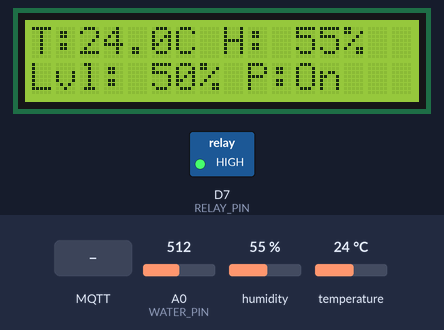
Bench run of a sketch on a simulated Arduino Uno R4 WiFi. Parts: 16×2 character LCD, switched loads named in the sketch (green lamp = pin HIGH). Inputs (shaded band) come from the test bench; at power-on: humidity 55 %, A0 (WATER_PIN) = 512, temperature 24 °C. WiFi joins after 1.5 s; servers stay silent unless stated; network time is answered at once with the bench clock; the local clock reads 2024-03-15 10:24:30 at power-on unless the sketch sets it; no MQTT or app messages arrive unless stated; not simulated (calls return 0 or success): arduino_secrets.h; what the sketch prints to the serial monitor is not drawn.

Above: at 5.6 s.
5.7 s: MQTT message "off" arrives on the first subscribed topic
At 10.8 s:
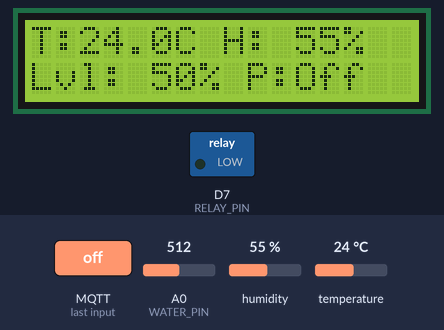
11.5 s: humidity set to 22 %
At 15.9 s:
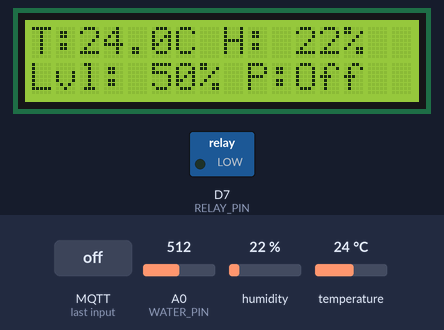
16.5 s: A0 (WATER_PIN) set to 716
At 20.9 s:
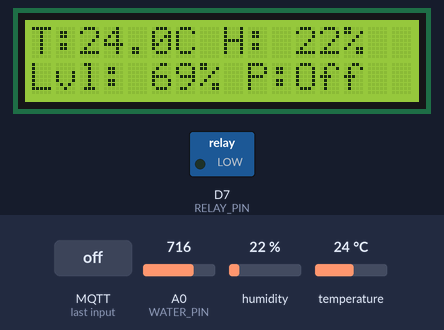
21.5 s: temperature set to 12 °C
At 25.9 s:
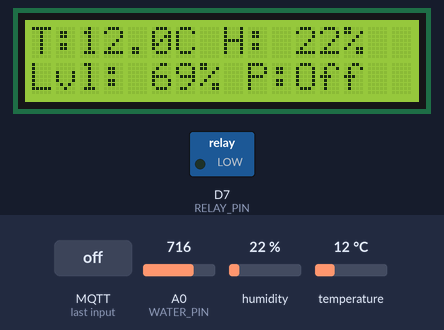
26.5 s: MQTT message "auto" arrives on the first subscribed topic
At 30.9 s:
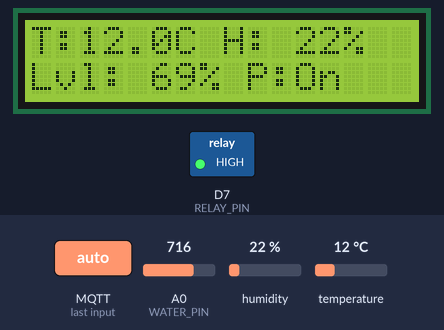
31.5 s: A0 (WATER_PIN) set to 900
At 36.0 s:
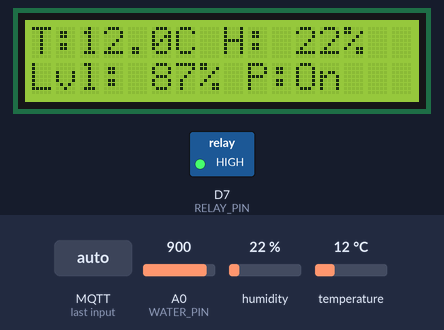
Timing chart, 0 to 37.5 s (numbered marks = the images above; inputs shaded):
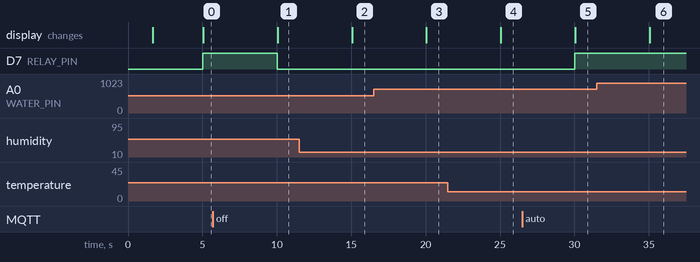

Measured:
- after the input at 5.7 s, D7 (RELAY_PIN): HIGH → LOW after 4.3 s; the display: changes after 4.4 s (image 1)
- after the input at 11.5 s, the display: changes after 3.6 s (image 2)
- after the input at 16.5 s, the display: changes after 3.6 s (image 3)
- after the input at 21.5 s, the display: changes after 3.6 s (image 4)
- after the input at 26.5 s, D7 (RELAY_PIN): LOW → HIGH after 3.5 s; the display: changes after 3.6 s (image 5)
- after the input at 31.5 s, the display: changes after 3.6 s (image 6)

The sketch:

iot-agriculture-mqtt.ino
```cpp
/**
 * @file iot-agriculture-mqtt.ino
 * @brief IoT Agriculture device using MQTT instead of an HTTP dashboard.
 *
 * Features:
 *  - WiFi connectivity (WiFiS3)
 *  - MQTT telemetry via PubSubClient
 *  - NTP-based timekeeping
 *  - I2C LCD status display
 *  - DHT temperature/humidity sensor
 *  - Analogue water level sensor controlling a relay-driven pump
 *
 * Provide Wi-Fi and secrets in `arduino_secrets.h`:
 *   - SECRET_SSID, SECRET_PASS
 *   - SECRET_TARGET_LEVEL (0-100), optional SECRET_PUMP_HYSTERESIS
 *   - SECRET_MQTT_HOST, SECRET_MQTT_PORT, optional SECRET_MQTT_USER, SECRET_MQTT_PASS
 *   - optional SECRET_MQTT_BASETOPIC (defaults to "iot/agriculture")
 */

#include <WiFiS3.h>
#include "arduino_secrets.h"
// Use NTP instead of the RTC library for time
#include <WiFiUdp.h>
#include <NTPClient.h>
#include <Wire.h>
#include <LiquidCrystal_I2C.h>
#include <DHT.h>
// MQTT telemetry and control
#include <PubSubClient.h>

/** === Configuration === */
// Wi‑Fi credentials are kept in `arduino_secrets.h` (excluded from version control).
char ssid[] = SECRET_SSID;
char password[] = SECRET_PASS;

/** MQTT broker defaults (override in arduino_secrets.h if needed). */
#ifndef SECRET_MQTT_HOST
#define SECRET_MQTT_HOST "test.mosquitto.org"
#endif

#ifndef SECRET_MQTT_PORT
#define SECRET_MQTT_PORT 1883
#endif

#ifndef SECRET_MQTT_BASETOPIC
#define SECRET_MQTT_BASETOPIC "iot/agriculture"
#endif

#ifndef SECRET_PUMP_HYSTERESIS
const int PUMP_HYSTERESIS = 5;
#else
const int PUMP_HYSTERESIS = SECRET_PUMP_HYSTERESIS;
#endif

/** === Time sources === */
// Use NTP client in UTC and refresh every 60 seconds
WiFiUDP ntpUDP;
NTPClient timeClient(ntpUDP, "uk.pool.ntp.org", 0, 60000);

/** === Local display (I2C) === */
/** Support I2C LCD at address 0x27. SDA is A4 and SCL is A5 */
LiquidCrystal_I2C lcd(0x27, 16, 2);

/** === Display timing === */
unsigned long lastDisplay = 0;
const unsigned long displayInterval = 5000;

/** === DHT sensor === */
/** Digital pin D5 for DHT11 data. */
#define DHTPIN 5
#define DHTTYPE DHT11
DHT dht(DHTPIN, DHTTYPE);
/** Store latest sensor values updated from the DHT */
float lastTemp = NAN;
float lastHum = NAN;

/** === Water level sensor === */
/** Analogue pin A0 for water level */
#define WATER_PIN A0
/** Store water level as 0 to 100 per cent and use -1 for unknown */
int lastLevel = -1;

/** === Relay / Pump control === */
/** Digital pin D7 for the relay. Relay is active high. */
#define RELAY_PIN 7
#define RELAY_ACTIVE_HIGH 1
/** Store recent pump state for MQTT telemetry */
bool lastPumpOn = false;

/** === Pump control mode === */
/** Pump may be controlled automatically based on level, or forced on/off via MQTT. */
enum PumpMode
{
    MODE_AUTO,     ///< Automatic: use hysteresis logic based on water level
    MODE_FORCE_ON, ///< Forced on: pump controlled via MQTT command
    MODE_FORCE_OFF ///< Forced off: pump controlled via MQTT command
};
PumpMode pumpMode = MODE_AUTO;

/** === MQTT client === */
/** Network client and MQTT broker interface. */
WiFiClient netClient;
PubSubClient mqtt(netClient);

/** === Device identity === */
/** Derived from MAC address; used to construct MQTT topic hierarchy. */
char deviceId[20]; ///< Hex MAC without colons (up to 12 chars)
char topicBase[64]; ///< Base MQTT topic: `iot/agriculture/<DEVICE_ID>`

/** === Function declarations === */
/**
 * @brief Ensure WiFi is connected, reconnecting if necessary.
 */
void ensureWifi();

/**
 * @brief Ensure MQTT connection, handle subscriptions.
 */
void ensureMqtt();

/**
 * @brief MQTT message callback for control commands.
 */
void mqttCallback(char *topic, byte *payload, unsigned int length);

/**
 * @brief Publish device status to MQTT (connected and IP address).
 */
void publishStatus(bool retained = true);

/**
 * @brief Publish sensor readings and pump state as JSON.
 */
void publishSensor(bool retained = false);

/**
 * @brief Publish pump state (on/off) to MQTT.
 */
void publishPumpState(bool retained = true);

/**
 * @brief Initialize device identity (MAC address) for MQTT topics.
 */
/**
 * Extracts the device MAC address and constructs the MQTT topic base from it.
 * Stores the hex MAC (without colons) in `deviceId` and the full topic base in `topicBase`.
 */
void initDeviceIdentity()
{
    uint8_t mac[6];
    WiFi.macAddress(mac);
    snprintf(deviceId, sizeof(deviceId), "%02X%02X%02X%02X%02X%02X",
             mac[0], mac[1], mac[2], mac[3], mac[4], mac[5]);
    snprintf(topicBase, sizeof(topicBase), "%s/%s", SECRET_MQTT_BASETOPIC, deviceId);
}

/**
 * @brief Format NTP time as a local time string (HH:MM).
 *
 * Queries the NTP client for the current epoch and formats it as a simple
 * time string. Returns "--:--" if NTP sync has not yet occurred.
 */
void formatLocalTime(char *buf, size_t buflen)
{
    timeClient.update();
    unsigned long epoch = timeClient.getEpochTime();
    // Return formatted time or placeholder if NTP is not yet synchronised
    if (epoch == 0)
    {
        snprintf(buf, buflen, "--:--");
        return;
    }
    unsigned long minutes = (epoch / 60) % 60;
    unsigned long hours = (epoch / 3600) % 24;
    snprintf(buf, buflen, "%02lu:%02lu", hours, minutes);
}

// MQTT reconnect + subscriptions
void ensureMqtt()
{
    if (mqtt.connected())
        return;

    char clientId[40];
    snprintf(clientId, sizeof(clientId), "agri-%s", deviceId[0] ? deviceId : "node");

    // Last Will: status/connected = false
    char willTopic[96];
    snprintf(willTopic, sizeof(willTopic), "%s/status/connected", topicBase);

    mqtt.setServer(SECRET_MQTT_HOST, SECRET_MQTT_PORT);
    mqtt.setCallback(mqttCallback);

    bool ok = false;
#if defined(SECRET_MQTT_USER) && defined(SECRET_MQTT_PASS)
    ok = mqtt.connect(clientId, SECRET_MQTT_USER, SECRET_MQTT_PASS, willTopic, 1, true, "false");
#else
    ok = mqtt.connect(clientId, willTopic, 1, true, "false");
#endif
    if (!ok)
    {
        // Give a moment before next loop retry
        delay(500);
        return;
    }

    // Publish connection status and resubscribe to topics.
    publishStatus(true);

    char subTopic[96];
    snprintf(subTopic, sizeof(subTopic), "%s/pump/cmd", topicBase);
    mqtt.subscribe(subTopic);
}

/**
 * Checks WiFi connection status and initiates a connection if not already connected.
 * Waits for connection with a 15 second timeout.
 */
void ensureWifi()
{
    if (WiFi.status() == WL_CONNECTED)
        return;
    WiFi.begin(ssid, password);
    unsigned long start = millis();
    while (WiFi.status() != WL_CONNECTED && millis() - start < 15000)
    {
        delay(250);
    }
}

/**
 * Publishes device status to MQTT: connection state and IP address.
 * Both messages are retained on the broker for late subscribers.
 */
void publishStatus(bool retained)
{
    if (!mqtt.connected())
        return;
    char topic[96];
    snprintf(topic, sizeof(topic), "%s/status/connected", topicBase);
    mqtt.publish(topic, "true", retained);

    // Also publish the device's IP address as retained
    IPAddress ip = WiFi.localIP();
    char ipTopic[96];
    char ipBuf[32];
    snprintf(ipTopic, sizeof(ipTopic), "%s/status/ip", topicBase);
    snprintf(ipBuf, sizeof(ipBuf), "%u.%u.%u.%u", ip[0], ip[1], ip[2], ip[3]);
    mqtt.publish(ipTopic, ipBuf, true);
}

/**
 * Publishes the current pump state (on/off) to MQTT.
 * The message is retained so subscribers always see the latest state.
 */
void publishPumpState(bool retained)
{
    if (!mqtt.connected())
        return;
    char topic[96];
    snprintf(topic, sizeof(topic), "%s/pump/state", topicBase);
    mqtt.publish(topic, lastPumpOn ? "on" : "off", retained);
}

/**
 * Publishes sensor readings and device state as a JSON payload to MQTT.
 *
 * JSON fields: temperature (float °C), humidity (percent), level (percent),
 * pump (boolean), mode (string: auto/on/off), and time (HH:MM).
 * Null values are used when sensors are unavailable.
 */
void publishSensor(bool retained)
{
    if (!mqtt.connected())
        return;
    char topic[96];
    snprintf(topic, sizeof(topic), "%s/sensor", topicBase);

    char timeStr[16];
    formatLocalTime(timeStr, sizeof(timeStr));

    // Build JSON payload with all sensor readings and pump/mode state
    char payload[192];
    const char *modeStr = (pumpMode == MODE_AUTO) ? "auto" : (pumpMode == MODE_FORCE_ON ? "on" : "off");
    // Handle nulls for missing values for temperature, humidity, and water level
    char tempBuf[12];
    char humBuf[12];
    if (isnan(lastTemp))
        strcpy(tempBuf, "null");
    else
        dtostrf(lastTemp, 0, 1, tempBuf);
    if (isnan(lastHum))
        strcpy(humBuf, "null");
    else
        dtostrf(lastHum, 0, 0, humBuf);

    if (lastLevel < 0)
    {
        snprintf(payload, sizeof(payload),
                 "{\"temperature\":%s,\"humidity\":%s,\"level\":null,\"pump\":%s,\"mode\":\"%s\",\"time\":\"%s\"}",
                 tempBuf, humBuf, lastPumpOn ? "true" : "false", modeStr, timeStr);
    }
    else
    {
        snprintf(payload, sizeof(payload),
                 "{\"temperature\":%s,\"humidity\":%s,\"level\":%d,\"pump\":%s,\"mode\":\"%s\",\"time\":\"%s\"}",
                 tempBuf, humBuf, lastLevel, lastPumpOn ? "true" : "false", modeStr, timeStr);
    }
    mqtt.publish(topic, payload, retained);
}

/**
 * @brief Handle incoming MQTT messages on subscribed topics.
 *
 * Processes pump control commands from the pump/cmd topic. Accepts commands:
 * "auto", "on", or "off" to set the pump mode. After processing, publishes
 * the updated state and sensor data back to the broker.
 */
void mqttCallback(char *topic, byte *payload, unsigned int length)
{
    // Copy and null-terminate the payload for string comparison
    char buf[16];
    unsigned int n = (length < sizeof(buf) - 1) ? length : sizeof(buf) - 1;
    memcpy(buf, payload, n);
    buf[n] = '\0';

    if (strcmp(buf, "auto") == 0)
    {
        pumpMode = MODE_AUTO;
    }
    else if (strcmp(buf, "on") == 0)
    {
        pumpMode = MODE_FORCE_ON;
    }
    else if (strcmp(buf, "off") == 0)
    {
        pumpMode = MODE_FORCE_OFF;
    }

    // Publish updated state after command
    publishPumpState(true);
    publishSensor(false);
}

/**
 * @brief Initialize hardware, sensors, WiFi, and MQTT client.
 *
 * Sets up serial communication, LCD display, DHT sensor, relay pin, WiFi connection,
 * device identity (MAC-based), NTP synchronisation, and MQTT connection with topic
 * subscriptions.
 */
void setup()
{
    Serial.begin(9600);
    // Wait for serial port to connect (3 second timeout).
    while (!Serial && millis() < 3000)
    {
        ;
    }
    Serial.println("=== Arduino R4 WiFi - MQTT Mode ===");

    Wire.begin();
    lcd.init();
    lcd.backlight();
    lcd.clear();
    lcd.setCursor(0, 0);
    lcd.print("Starting...");

    dht.begin();
    pinMode(RELAY_PIN, OUTPUT);
    if (RELAY_ACTIVE_HIGH)
        digitalWrite(RELAY_PIN, LOW);
    else
        digitalWrite(RELAY_PIN, HIGH);

    ensureWifi();
    initDeviceIdentity();

    timeClient.begin();
    timeClient.update();

    ensureMqtt();
    lcd.setCursor(0, 1);
    lcd.print("MQTT ready     ");
}

/**
 * @brief Main loop: maintain WiFi and MQTT connections, read sensors, control pump, and publish telemetry.
 *
 * At a controlled interval (displayInterval), reads the DHT sensor and water level,
 * updates the pump state using hysteresis logic or forced mode, updates the LCD display,
 * and publishes sensor data and pump state to MQTT. Between intervals, maintains
 * network connectivity and handles incoming MQTT messages.
 */
void loop()
{
    ensureWifi();
    ensureMqtt();
    mqtt.loop();

    unsigned long now = millis();
    if (now - lastDisplay >= displayInterval)
    {
        lastDisplay = now;

        // Read and store DHT sensor values (temperature in °C, humidity in %)
        float h = dht.readHumidity();
        float t = dht.readTemperature();
        lastTemp = t;
        lastHum = h;

        // Read analogue water level and convert to percentage (0–100)
        int raw = analogRead(WATER_PIN);
        int level = map(raw, 0, 1023, 0, 100);
        if (level < 0)
            level = 0;
        if (level > 100)
            level = 100;
        lastLevel = level;

        // Determine pump state based on control mode
        bool pumpOn = false;
        if (pumpMode == MODE_FORCE_ON)
        {
            pumpOn = true;
        }
        else if (pumpMode == MODE_FORCE_OFF)
        {
            pumpOn = false;
        }
        else
        {
            // MODE_AUTO: use hysteresis to prevent rapid toggling
            if (lastLevel >= 0)
            {
                if (!lastPumpOn)
                {
                    // Currently off: turn on when level falls strictly below target
                    pumpOn = (lastLevel < SECRET_TARGET_LEVEL);
                }
                else
                {
                    // Currently on: stay on until level rises above target + hysteresis
                    pumpOn = (lastLevel <= (SECRET_TARGET_LEVEL + PUMP_HYSTERESIS));
                }
            }
        }
        lastPumpOn = pumpOn;

        // Drive relay according to pump state (respect RELAY_ACTIVE_HIGH).
        if (pumpOn)
        {
            if (RELAY_ACTIVE_HIGH)
                digitalWrite(RELAY_PIN, HIGH);
            else
                digitalWrite(RELAY_PIN, LOW);
        }
        else
        {
            if (RELAY_ACTIVE_HIGH)
                digitalWrite(RELAY_PIN, LOW);
            else
                digitalWrite(RELAY_PIN, HIGH);
        }

        // Prepare and print two fixed-width (16 char) LCD lines with current readings and state.
        char line1[17];
        char line2[17];
        if (isnan(h) || isnan(t))
        {
            snprintf(line1, sizeof(line1), "DHT error");
        }
        else
        {
            snprintf(line1, sizeof(line1), "T:%4.1fC H:%3.0f%%", t, h);
        }
        snprintf(line2, sizeof(line2), "Lvl:%3d%% P:%s", lastLevel >= 0 ? lastLevel : 0, pumpOn ? "On" : "Off");
        // Pad lines with spaces to exactly 16 characters for clean LCD display
        for (size_t i = strlen(line1); i < 16; ++i)
            line1[i] = ' ';
        line1[16] = '\0';
        for (size_t i = strlen(line2); i < 16; ++i)
            line2[i] = ' ';
        line2[16] = '\0';
        lcd.setCursor(0, 0);
        lcd.print(line1);
        lcd.setCursor(0, 1);
        lcd.print(line2);

        // Publish sensor readings and pump state to the MQTT broker
        publishPumpState(true);
        publishSensor(false);
    }

    delay(1);
}
```
